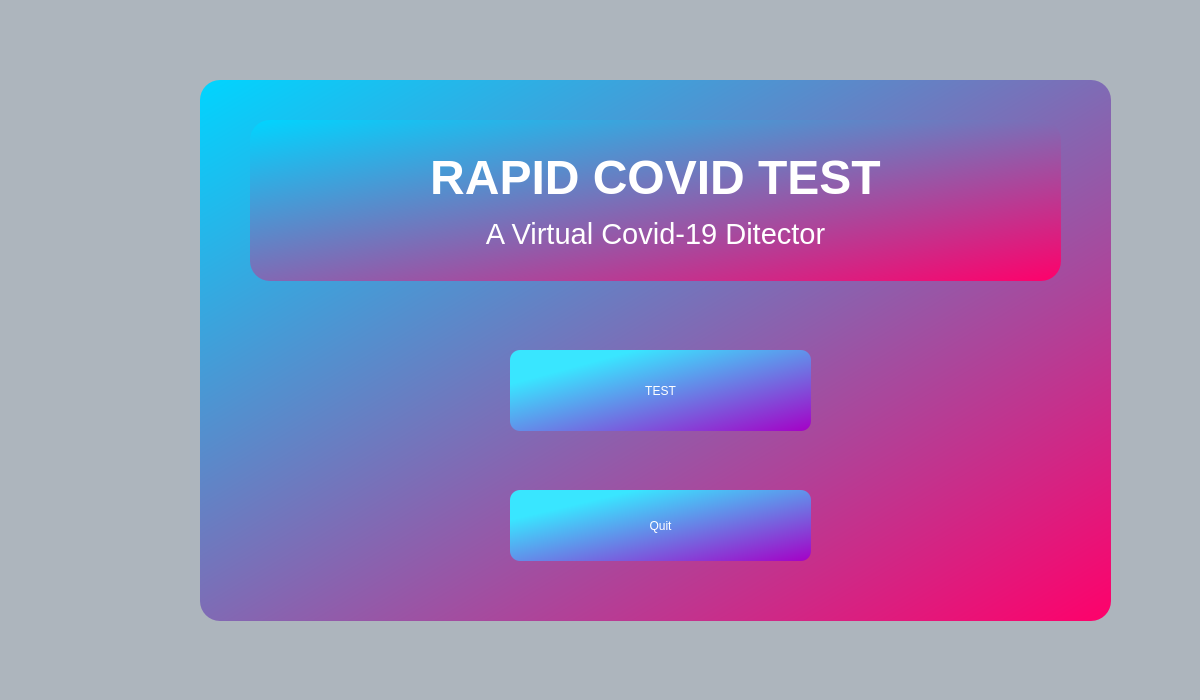
<?xml version="1.0" encoding="UTF-8"?>
<ui version="4.0">
 <class>Rapidcovid</class>
 <widget class="QMainWindow" name="Rapidcovid">
  <property name="geometry">
   <rect>
    <x>0</x>
    <y>0</y>
    <width>1200</width>
    <height>700</height>
   </rect>
  </property>
  <property name="windowTitle">
   <string>MainWindow</string>
  </property>
  <property name="styleSheet">
   <string notr="true">background-color: rgb(173, 181, 189);</string>
  </property>
  <widget class="QWidget" name="centralwidget">
   <widget class="QLabel" name="label_test">
    <property name="geometry">
     <rect>
      <x>849</x>
      <y>358</y>
      <width>29</width>
      <height>16</height>
     </rect>
    </property>
    <property name="styleSheet">
     <string notr="true">margin-right: 25</string>
    </property>
    <property name="text">
     <string/>
    </property>
   </widget>
   <widget class="QGroupBox" name="groupBox">
    <property name="geometry">
     <rect>
      <x>200</x>
      <y>80</y>
      <width>911</width>
      <height>541</height>
     </rect>
    </property>
    <property name="styleSheet">
     <string notr="true">background-color: qlineargradient(spread:reflect, x1:0, y1:0, x2:1, y2:1, stop:0 rgba(0, 213, 255, 255), stop:1 rgba(255, 0, 106, 255));
border-radius: 20px;</string>
    </property>
    <property name="title">
     <string/>
    </property>
    <widget class="QLabel" name="label">
     <property name="geometry">
      <rect>
       <x>50</x>
       <y>40</y>
       <width>811</width>
       <height>161</height>
      </rect>
     </property>
     <property name="font">
      <font>
       <pointsize>36</pointsize>
       <italic>false</italic>
       <bold>true</bold>
       <strikeout>false</strikeout>
      </font>
     </property>
     <property name="layoutDirection">
      <enum>Qt::LeftToRight</enum>
     </property>
     <property name="autoFillBackground">
      <bool>false</bool>
     </property>
     <property name="styleSheet">
      <string notr="true">font: 600 36pt &quot;Segoe UI&quot;;
color: rgb(255, 255, 255);

</string>
     </property>
     <property name="text">
      <string>&lt;html&gt;&lt;head/&gt;&lt;body&gt;&lt;p&gt;RAPID COVID TEST&lt;/p&gt;&lt;p&gt;&lt;span style=&quot; font-size:22pt; font-weight:400;&quot;&gt;A Virtual Covid-19 Ditector&lt;/span&gt;&lt;/p&gt;&lt;/body&gt;&lt;/html&gt;</string>
     </property>
     <property name="alignment">
      <set>Qt::AlignCenter</set>
     </property>
    </widget>
    <widget class="QPushButton" name="pushButton_rct">
     <property name="geometry">
      <rect>
       <x>310</x>
       <y>270</y>
       <width>301</width>
       <height>81</height>
      </rect>
     </property>
     <property name="sizePolicy">
      <sizepolicy hsizetype="Preferred" vsizetype="Fixed">
       <horstretch>0</horstretch>
       <verstretch>0</verstretch>
      </sizepolicy>
     </property>
     <property name="styleSheet">
      <string notr="true">font: 26pt &quot;Cooper Black&quot;;
color: rgb(255, 255, 255);
background-color: qlineargradient(spread:pad, x1:0, y1:0, x2:1, y2:1, stop:0.210227 rgba(57, 230, 255, 255), stop:1 rgba(165, 0, 198, 255));
border-radius: 10px;</string>
     </property>
     <property name="text">
      <string>TEST</string>
     </property>
    </widget>
    <widget class="QPushButton" name="pushButton_quit">
     <property name="geometry">
      <rect>
       <x>310</x>
       <y>410</y>
       <width>301</width>
       <height>71</height>
      </rect>
     </property>
     <property name="sizePolicy">
      <sizepolicy hsizetype="Preferred" vsizetype="Fixed">
       <horstretch>0</horstretch>
       <verstretch>0</verstretch>
      </sizepolicy>
     </property>
     <property name="styleSheet">
      <string notr="true">font: 26pt &quot;Cooper Black&quot;;
color: rgb(255, 255, 255);
background-color: qlineargradient(spread:pad, x1:0, y1:0, x2:1, y2:1, stop:0.210227 rgba(57, 230, 255, 255), stop:1 rgba(165, 0, 198, 255));
border-radius: 10px;</string>
     </property>
     <property name="text">
      <string>Quit</string>
     </property>
    </widget>
   </widget>
  </widget>
  <widget class="QMenuBar" name="menubar">
   <property name="geometry">
    <rect>
     <x>0</x>
     <y>0</y>
     <width>1200</width>
     <height>17</height>
    </rect>
   </property>
  </widget>
  <widget class="QStatusBar" name="statusbar"/>
 </widget>
 <resources/>
 <connections/>
</ui>
